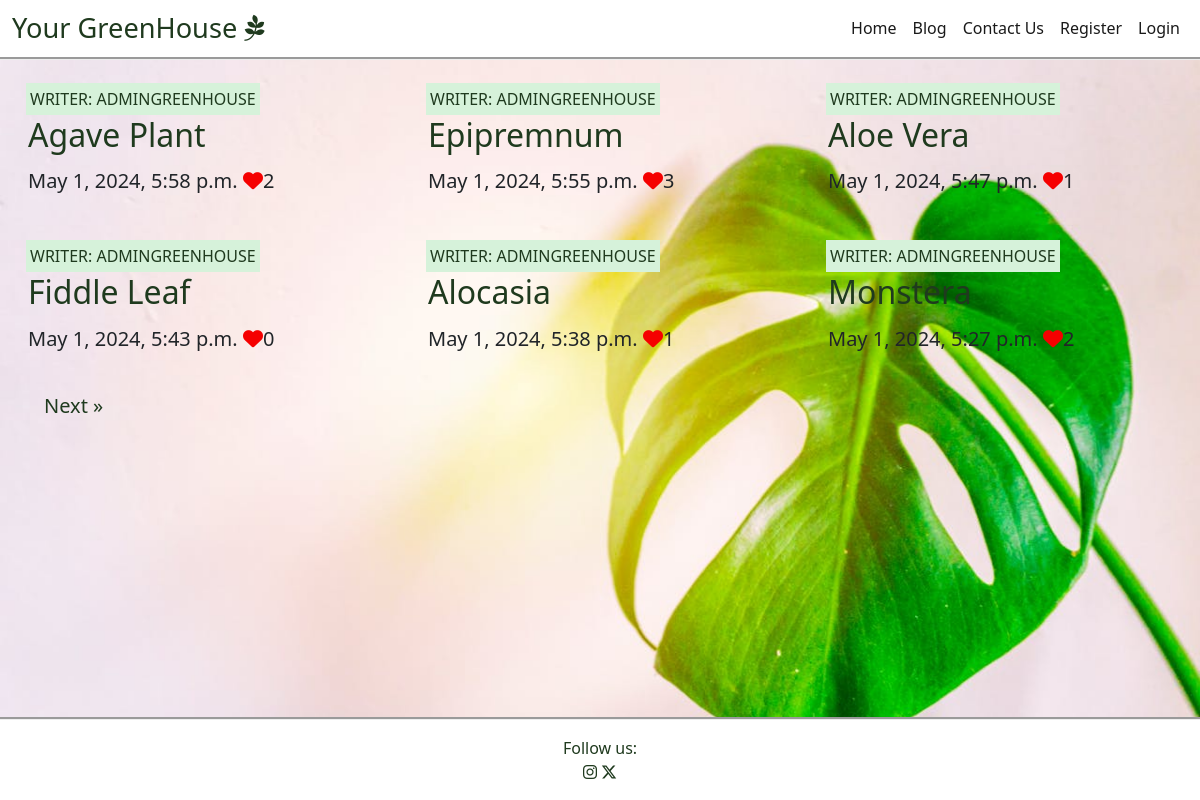
Page /post.html on the committed database.
### blogsite/models.py (models this page shows, shortened)
class Post(models.Model):
    title = models.CharField(max_length=200, unique=True)
    slug = models.SlugField(max_length=200, unique=True)
    writer = models.ForeignKey(User, on_delete=models.CASCADE,
                               related_name="posts")
    updated = models.DateTimeField(auto_now=True)
    chosen_image = CloudinaryField('image', default='placeholder')
    content = models.TextField()
    excerpt = models.TextField(blank=True)
    created = models.DateTimeField(auto_now_add=True)
    status = models.IntegerField(choices=STATUS, default=0)
    likes = models.ManyToManyField(User, blank=True, related_name="user_likes")
    class Meta:
        ordering = ["-created"]
    def likes_number(self):
        return self.likes.count()

### blogsite/views.py (the view)
# urls.py: path('post.html', views.PostList.as_view(), name='post.html'),
class PostList(generic.ListView):
    model = Post
    queryset = Post.objects.filter(status=1).order_by("-created")
    template_name = 'post.html'
    paginate_by = 6

### templates/post.html (shortened to what this page needs)
{% extends "base.html" %}
{% block content %}
<div class="container-fluid">
    <div class="row">
        <div class="col-12 mt-3 left">
            <div class="row">
                {% for post in post_list %}
                    <div class="col-md-4">
                        <div class="card mb-4">
                            <div class="card-body">
                                <div class="image-container">
                                    <div class="writer-info">
                                        <p class="writer">Writer: {{ post.writer }}</p>
                                    </div>
                                </div>
                                <a href="{% url 'details.html' post.slug %}" aria-label="Button leading to blogpost" class="postLink">
                                    <h2 class="card-title">{{ post.title }}</h2>
                                </a>
                                <p class="card-text h5">{{ post.created }}
                                    <i class="fa-solid fa-heart" style="color: #f50000;"></i>{{ post.likes_number }}
                                </p>
                            </div>
                        </div>
                    </div>
                {% if forloop.counter|divisibleby:3 %}
            </div>
            <div class="row">
                {% endif %}
                {% endfor %}
            </div>
        </div>
    </div>
    {% if is_paginated %}
    <nav aria-label="Page Navigation">
        <ul class="justify-content-center" id="change-page">
            {% if page_obj.has_next %}
            <li><a href="?page={{ page_obj.next_page_number }}" aria-label="Button leading to the next page" class="page-change">Next &raquo;</a></li>
            {% endif %}
        </ul>
    </nav>
    {% endif %}
</div>
{%endblock%}

### static/css/base.css (style rules this page uses)
html { height: 100%; }
.main-bg { background: url('/static/background.jpg') no-repeat center center fixed; background-size: cover; }
.writer { color: #1f3a1e; margin: 4px; text-transform: uppercase; }
.writer-info { position: absolute; bottom: 5%; min-width: 30%; left: -2px; background-color: #d6f2da; }
.image-container { position: relative; }
.card { border: #1f3a1e ; background-color: transparent; }
.card-title { margin-bottom: 15px; color:#1f3a1e }
#change-page { list-style-type: none; }
.page-change { color: #1f3a1e; text-decoration: none; font-size: 20px; }
.postLink { text-decoration: none; }

### rows in the picture
Post: writer "ADMINGREENHOUSE", title "Agave Plant", created "May 1, 2024, 5:58 p.m.", likes_number "2"
Post: writer "ADMINGREENHOUSE", title "Epipremnum", created "May 1, 2024, 5:55 p.m.", likes_number "3"
Post: writer "ADMINGREENHOUSE", title "Aloe Vera", created "May 1, 2024, 5:47 p.m.", likes_number "1"
Post: writer "ADMINGREENHOUSE", title "Fiddle Leaf", created "May 1, 2024, 5:43 p.m.", likes_number "0"
Post: writer "ADMINGREENHOUSE", title "Alocasia", created "May 1, 2024, 5:38 p.m.", likes_number "1"
Post: writer "ADMINGREENHOUSE", title "Monstera", created "May 1, 2024, 5:27 p.m.", likes_number "2"
